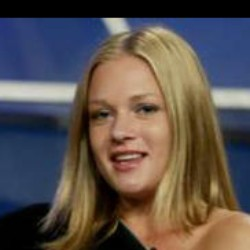
#> input picture female/AJ_Cook_0001.jpg, 250 x 250 px, found by its file name; its folder holds only this picture in this run
$ python cropface.py   (older library calls are emulated)
#> lines starting #> are read from the running program, lines starting #| are printed output that depends on the picture; after the words box and inside, x2 and y2 are one past the last pixel; in counts of white or black regions, pixels touching at a corner belong together
import sys, math
from PIL import Image
import numpy as np
import cv2
from os import listdir
from os.path import isfile, join
import time

# [47 lines left out: functions Distance, ScaleRotateTranslate, CropFace, not called in this run]

if __name__ == "__main__":

  face_cascade = cv2.CascadeClassifier(cv2.data.haarcascades +'haarcascade_frontalface_default.xml')
  eye_cascade = cv2.CascadeClassifier(cv2.data.haarcascades +'haarcascade_eye.xml')
  mypath="/Users/Home/Downloads/wiki_crop/female/"
  savepath="/Users/Home/Downloads/wiki_crop/female_front/"
  finish_size_h=70
  finish_size_v=80
  onlyfiles = [f for f in listdir(mypath) if isfile(join(mypath, f)) and f[-3:]=="jpg" ]
  for file in onlyfiles:
    print(file)
    img = cv2.imread(join(mypath, file))
#> img is the input picture: shape (250, 250, 3); mean B, G, R 75.8, 81, 91
    gray = cv2.cvtColor(img, cv2.COLOR_BGR2GRAY)
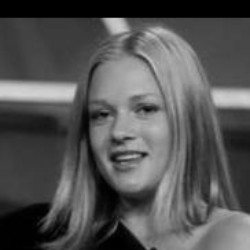
#> gray: shape (250, 250); min 0, max 212, mean 83.4
    face = face_cascade.detectMultiScale(gray, 1.3, 5)
#> face = [[69, 67, 115, 115]]
    if len(face)==1:
      x,y,w,h=face[0]
#> x = 69; y = 67; w = 115; h = 115
      print(len(face))
#| 1
      roi_gray = gray[y:y+h, x:x+w]
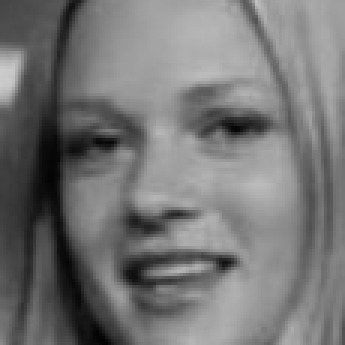
#> roi_gray: shape (115, 115) (shown 3 times larger); min 2, max 203, mean 117.2
      cv2.rectangle(img,(x,y),(x+w,y+h),(255,0,0),2)
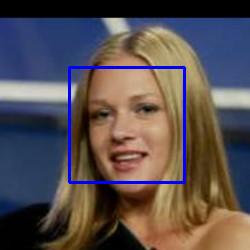
#> img: shape (250, 250, 3); 2.2% of pixels changed, all inside (x1, y1, x2, y2) = (68, 66, 186, 184)

      eyes = eye_cascade.detectMultiScale(roi_gray)
#> eyes = [[60, 25, 34, 34], [21, 37, 27, 27], [31, 69, 43, 43]]
      if(len(eyes)==2):
          x1,y1,w1,h1=eyes[0]
          x2,y2,w2,h2=eyes[1]
          if x1<x2:
              x2,y2,w2,h2,x1,y1,w1,h1=x1,y1,w1,h1,x2,y2,w2,h2
          cv2.rectangle(img,(x+x1,y+y1),(x+x1+w1,y+y1+h1),(0,255,0),2)
          cv2.rectangle(img,(x+x2,y+y2),(x+x2+w2,y+y2+h2),(0,255,0),2)
          CropFace(Image.fromarray(gray), eye_left=(x+x2+w2/2,y+y2+h2/2), eye_right=(x+x1+w1/2,y+y1+h1/2), offset_pct=(0.35,0.4), dest_sz=(finish_size_h,finish_size_v)).save(savepath+file)
      #cv2.imshow('img',img)
      #cv2.waitKey(0)

$ run again, on female/Adrianna_Zuzic_0001.jpg
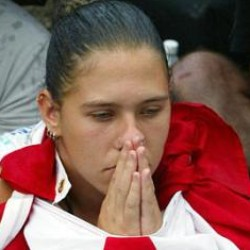
#> input picture female/Adrianna_Zuzic_0001.jpg, 250 x 250 px, found by its file name
#> img is the input picture: shape (250, 250, 3); mean B, G, R 87.7, 95, 136.2
#> face = [[60, 63, 130, 130]]
#> `x,y,w,h=face[0]`: x = 60; y = 63; w = 130
#| 1
#> eyes = [[31, 41, 22, 22], [77, 35, 26, 26]]
#> `x1,y1,w1,h1=eyes[0]`: x1 = 31; y1 = 41; w1 = 22
#> `x2,y2,w2,h2=eyes[1]`: x2 = 77; y2 = 35; w2 = 26
#> `x2,y2,w2,h2,x1,y1,w1,h1=x1,y1,w1,h1,x2,y2,w2,h2`: x2 = 31; y2 = 41; w2 = 22; x1 = 77; y1 = 35; w1 = 26
#> eye_direction = (48, -4)
#> rotation = 0.0831
#> dx = 48
#> dy = -4
#> dist = 48.17
#> scale = 2.19
#> in ScaleRotateTranslate, `nx,ny = x,y = center`: nx = 102; ny = 115; x = 102; y = 115
#> cosine = 0.997
#> sine = 0.083
#> a = 0.997
#> b = 0.083
#> c = -9.2
#> d = -0.083
#> e = 0.997
#> f = 8.87
#> in ScaleRotateTranslate, `return image.transform(image.size, Image.AFFINE, (a,b,c,d,e,f), resamp..`:
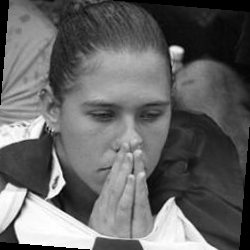
#> returned value: PIL image 250x250 L; min 0, max 255, mean 101.3
#> crop_xy = (49.45, 44.94)
#> crop_size = (153.3, 175.2)
#> in CropFace, `image = image.resize(dest_sz, Image.ANTIALIAS)`:
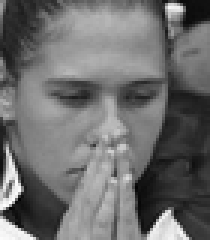
#> image: PIL image 70x80 L (shown 3 times larger); min 1, max 255, mean 109.2

$ run again, on female/Afton_Smith_0001.jpg
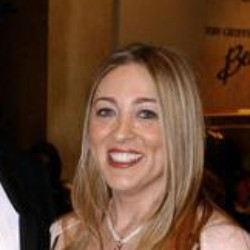
#> input picture female/Afton_Smith_0001.jpg, 250 x 250 px, found by its file name
#> img is the input picture: shape (250, 250, 3); mean B, G, R 48.1, 67.8, 99
#> face = [[66, 66, 126, 126]]
#> `x,y,w,h=face[0]`: x = 66; w = 126
#| 1
#> eyes = [[26, 33, 25, 25], [65, 32, 30, 30]]
#> `x1,y1,w1,h1=eyes[0]`: x1 = 26; y1 = 33; w1 = 25
#> `x2,y2,w2,h2=eyes[1]`: x2 = 65; y2 = 32; w2 = 30
#> `x2,y2,w2,h2,x1,y1,w1,h1=x1,y1,w1,h1,x2,y2,w2,h2`: x2 = 26; y2 = 33; w2 = 25; x1 = 65; y1 = 32; w1 = 30
#> eye_direction = (41.5, 1.5)
#> rotation = -0.0361
#> dx = 41.5
#> dy = 1.5
#> dist = 41.53
#> scale = 1.89
#> in ScaleRotateTranslate, `nx,ny = x,y = center`: nx = 104.5; ny = 111.5; x = 104.5; y = 111.5
#> cosine = 0.999
#> sine = -0.0361
#> a = 0.999
#> b = -0.0361
#> c = 4.1
#> d = 0.0361
#> e = 0.999
#> f = -3.7
#> in ScaleRotateTranslate, `return image.transform(image.size, Image.AFFINE, (a,b,c,d,e,f), resamp..`:
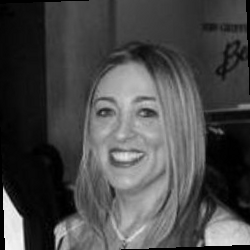
#> returned value: PIL image 250x250 L; min 0, max 250, mean 73.4
#> crop_xy = (59.2, 51.1)
#> crop_size = (132.1, 151)
#> in CropFace, `image = image.crop((int(crop_xy[0]), int(crop_xy[1]), int(crop_xy[0]+c..`:
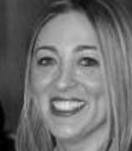
#> image: PIL image 132x151 L; min 0, max 225, mean 111

$ run again, on female/Agbani_Darego_0001.jpg
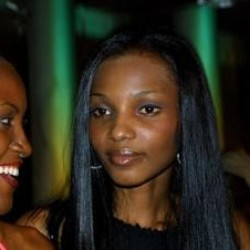
#> input picture female/Agbani_Darego_0001.jpg, 250 x 250 px, found by its file name
#> img is the input picture: shape (250, 250, 3); mean B, G, R 28.4, 41.9, 46.8
#> face = [[63, 66, 124, 124]]
#> `x,y,w,h=face[0]`: x = 63; y = 66; w = 124
#| 1
#> `roi_gray = gray[y:y+h, x:x+w]`:
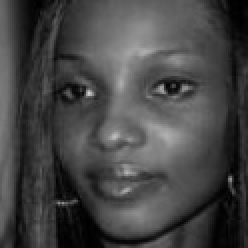
#> roi_gray: shape (124, 124) (shown 2 times larger); min 0, max 209, mean 69.2
#> eyes = [[69, 28, 32, 32], [27, 32, 26, 26]]
#> x1 = 69; y1 = 28; w1 = 32
#> x2 = 27; y2 = 32; w2 = 26
#> eye_direction = (45, -1)
#> rotation = 0.0222
#> dx = 45
#> dy = -1
#> dist = 45.01
#> scale = 2.05
#> in ScaleRotateTranslate, `nx,ny = x,y = center`: nx = 103; ny = 111; x = 103; y = 111
#> cosine = 1
#> sine = 0.0222
#> a = 1
#> b = 0.0222
#> c = -2.44
#> d = -0.0222
#> e = 1
#> f = 2.32
#> crop_xy = (53.9, 45.53)
#> crop_size = (143.2, 163.7)
#> in CropFace, `image = image.crop((int(crop_xy[0]), int(crop_xy[1]), int(crop_xy[0]+c..`:
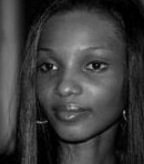
#> image: PIL image 144x164 L; min 0, max 207, mean 60.2

$ run again, on female/Adelina_Avila_0001.jpg
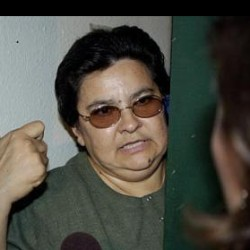
#> input picture female/Adelina_Avila_0001.jpg, 250 x 250 px, found by its file name
#> img is the input picture: shape (250, 250, 3); mean B, G, R 67.1, 75.9, 76.9
#> `gray = cv2.cvtColor(img, cv2.COLOR_BGR2GRAY)`:
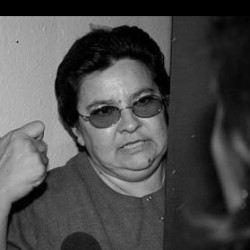
#> gray: shape (250, 250); min 0, max 210, mean 75.1
#> face = [[69, 68, 114, 114]]
#> x = 69; y = 68; w = 114
#| 1
#> `cv2.rectangle(img,(x,y),(x+w,y+h),(255,0,0),2)`:
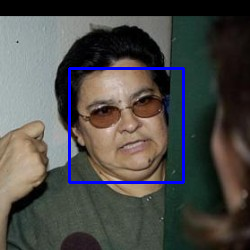
#> img: shape (250, 250, 3); 2.18% of pixels changed, all inside (x1, y1, x2, y2) = (68, 67, 185, 184)
#> eyes = [[21, 33, 22, 22]]
